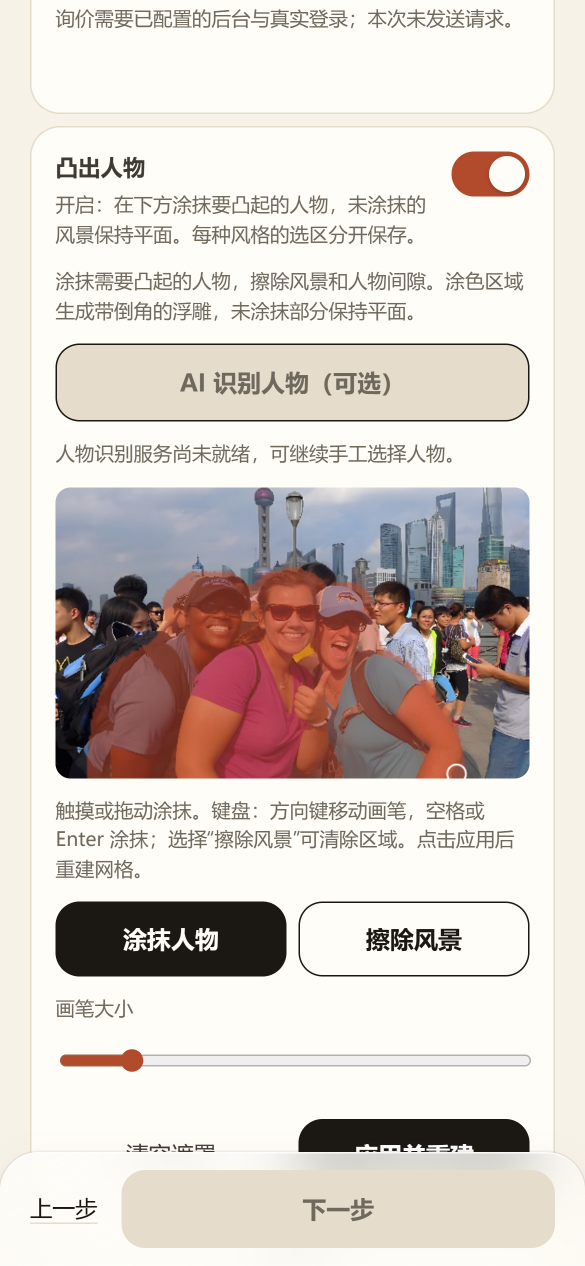
#> input picture along-poster/assets/app/zh-craft-paint.png, 1170 x 2532 px (shown at 1/2 size)
$ python crops.py
#> lines starting #> are read from the running program, lines starting #| are printed output that depends on the picture
"""Crops of the captured screens for the poster's 3D keepsake strip and hero card (boxes in CSS px of the capture).
python crops.py"""
from pathlib import Path
from PIL import Image

ROOT = Path(__file__).resolve().parent.parent
APP, SITE, OUT = ROOT / "assets" / "app", ROOT / "assets" / "site", ROOT / "assets" / "crop"
OUT.mkdir(exist_ok=True)
JOBS = {
    # name: (source, css box x0, y0, x1, y1, device scale)
    "step-paint": (APP / "zh-craft-paint.png", 20, 150, 370, 694, 3),
    "step-relief": (APP / "zh-craft-step4.png", 0, 197, 390, 657, 3),
    "step-tilt": (APP / "zh-craft-tilt-b.png", 50, 262, 300, 606, 3),
    "step-back": (APP / "zh-craft-tilt-a.png", 40, 275, 370, 585, 3),
    "hero-keepsake": (APP / "zh-craft-step4.png", 30, 300, 388, 560, 3),
    "plan-top": (APP / "zh-plan-day1.png", 0, 0, 390, 844, 3),
}
for name, (src, x0, y0, x1, y1, k) in JOBS.items():
    im = Image.open(src).convert("RGB").crop((x0 * k, y0 * k, x1 * k, y1 * k))
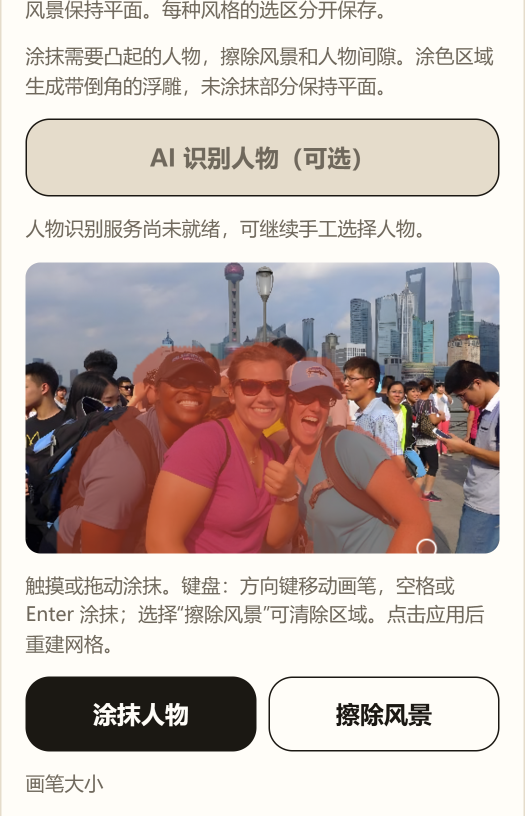
#> im: PIL image 1050x1632 RGB (shown at 1/2 size); mean R, G, B 199.3, 186.5, 182.1
    im.save(OUT / f"{name}.png", optimize=True)
    print(name, im.size)
#| step-paint (1050, 1632)
#> pass 2 of the loop `for name, (src, x0, y0, x1, y1, k) in JOBS.items():`:
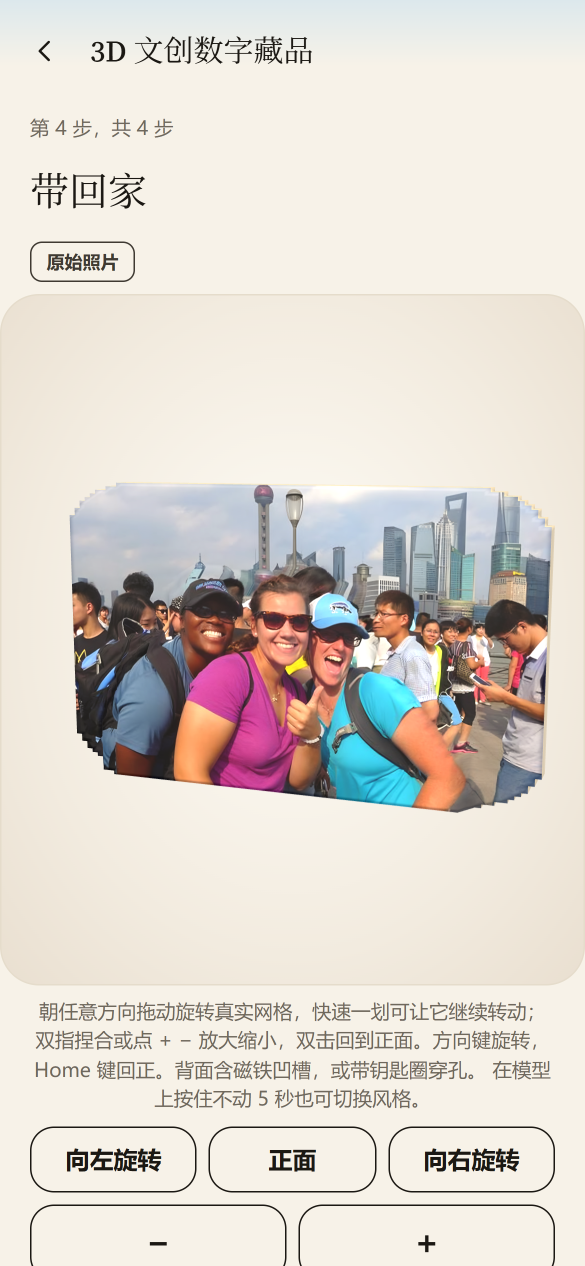
#> input picture along-poster/assets/app/zh-craft-step4.png, 1170 x 2532 px (shown at 1/2 size)
#> `im = Image.open(src).convert("RGB").crop((x0 * k, y0 * k, x1 * k, y1 *..`:
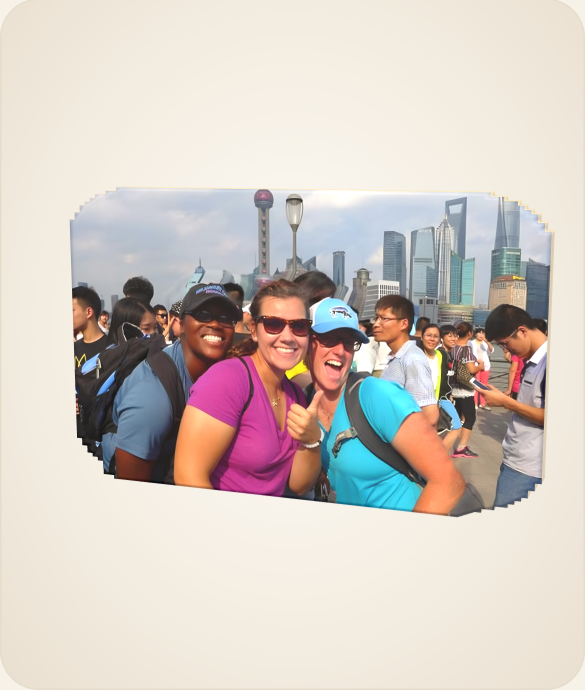
#> im: PIL image 1170x1380 RGB (shown at 1/2 size); mean R, G, B 210.7, 201.3, 194.4
#| step-relief (1170, 1380)
#> pass 3 of the loop `for name, (src, x0, y0, x1, y1, k) in JOBS.items():`:
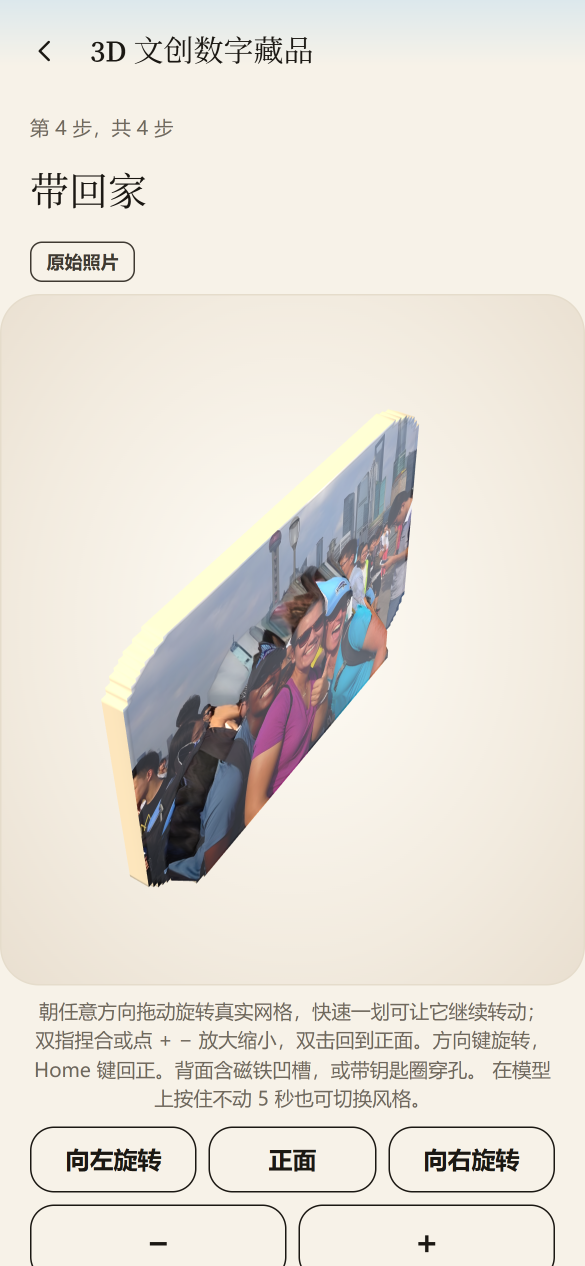
#> input picture along-poster/assets/app/zh-craft-tilt-b.png, 1170 x 2532 px (shown at 1/2 size)
#> `im = Image.open(src).convert("RGB").crop((x0 * k, y0 * k, x1 * k, y1 *..`:
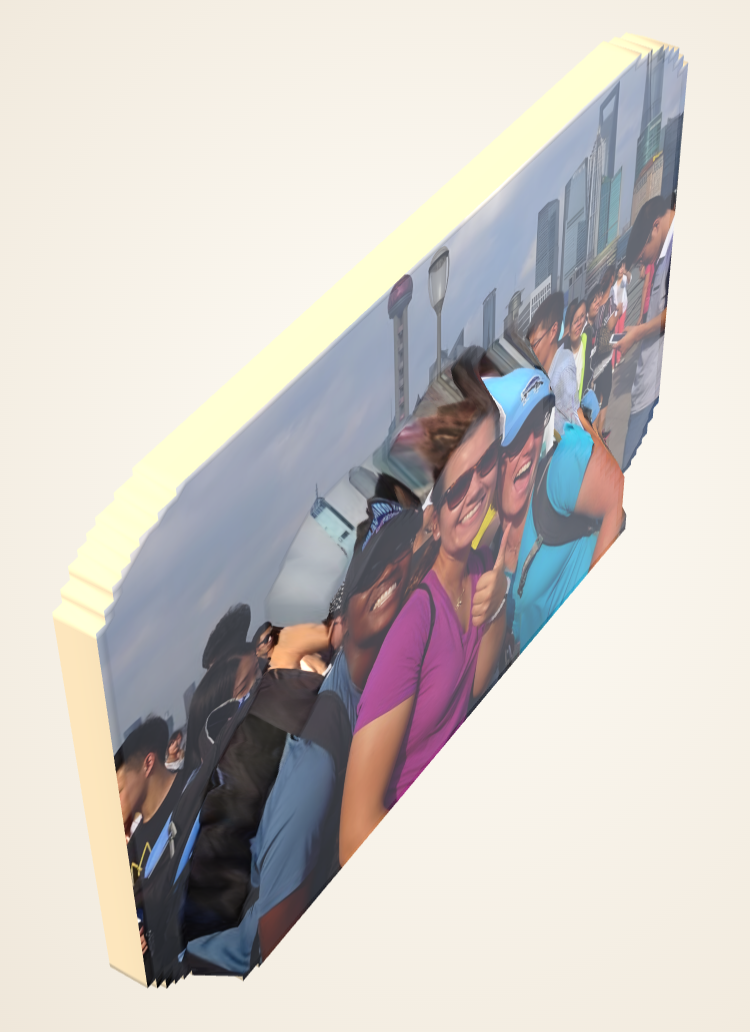
#> im: PIL image 750x1032 RGB; mean R, G, B 204.9, 199.9, 195.3
#| step-tilt (750, 1032)
#> the loop made 6 passes; the first 3 are shown
